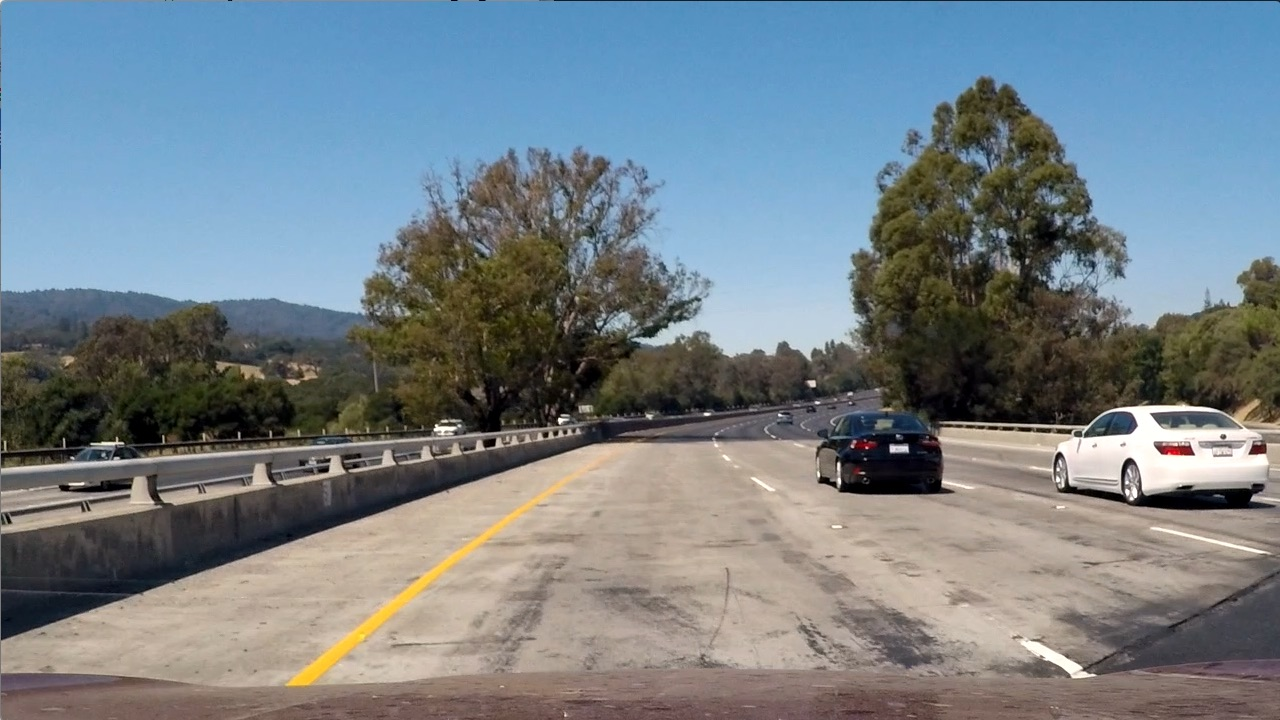
#> input picture lane_findinator/test_images/test1.jpg, 1280 x 720 px
$ jupyter execute --allow-errors Advanced_Lane_Findinator.ipynb   (shell and % lines are left out)   (older library calls are emulated)
#> lines starting #> are read from the running program, lines starting #| are printed output that depends on the picture; long printed decimals are rounded
[cell 1]
import numpy as np
import cv2
import glob
import matplotlib.pyplot as plt
import matplotlib.image as mpimg
import pickle

from tqdm import tqdm

#%matplotlib qt

[cell 2]
# [21 lines left out: function setupinator, not called in this run]

[cell 3]
def cam_calibratinator(folder, file_name, save_name, test_name):

    img = cv2.imread(folder+test_name)
    img_size = (img.shape[1], img.shape[0])

    objpoints, imgpoints = setupinator(folder+file_name)

    ret, mtx, dist, rvecs, tvecs = cv2.cv2.calibrateCamera(objpoints, imgpoints, img_size,None,None)

    dist_pickle = {}
    dist_pickle["mtx"] = mtx
    dist_pickle["dist"] = dist

    try:
        pickle.dump(dist_pickle, open( folder+save_name, "wb" ))
        print("Calibration was successful and saved!")
    except:
        print("Something went wrong")

    dst = cv2.undistort(img, mtx, dist, None, mtx)
    f, (ax1, ax2) = plt.subplots(1, 2, figsize=(20,10))
    ax1.imshow(img)
    ax1.set_title('Original Image', fontsize=30)
    ax2.imshow(dst)
    ax2.set_title('Undistorted Image', fontsize=30)
    plt.imsave('output_images/undistorted1.jpg', dst)

[cell 4]
from time import gmtime, strftime
t = strftime("%H%M", gmtime())
folder = 'camera_cal/'
f_names = 'calibration*.jpg'
s_name = 'calibrated-{}.p'.format(t)
t_name = 'calibration1.jpg'

#> (a cell that did not finish here is left out)

[cell 6]
def color_gradinator(img, s_thresh=(90, 255), sx_thresh=(50, 100)):
    img = np.copy(img)

    hls = cv2.cvtColor(img, cv2.COLOR_RGB2HLS)
    h_channel = hls[:,:,0]
    l_channel = hls[:,:,1]
    s_channel = hls[:,:,2]

    #sobely = cv2.Sobel(gray, cv2.CV_64F, 0, 1)
    sobelx = cv2.Sobel(gray, cv2.CV_64F, 1, 0)
    abs_sobel = np.absolute(sobelx)
    scaled_sobel = np.uint8(255*abs_sobel/np.max(abs_sobel))

    sxbinary = np.zeros_like(scaled_sobel)
    sxbinary[(scaled_sobel >= sx_thresh[0]) & (scaled_sobel <= sx_thresh[1])] = 1

    s_binary = np.zeros_like(s_channel)
    s_binary[(s_channel >= s_thresh[0]) & (s_channel <= s_thresh[1])] = 1

    color_binary = np.dstack(( np.zeros_like(sxbinary), sxbinary, s_binary))* 255

    combined_binary = np.zeros_like(sxbinary)
    combined_binary[(s_binary == 1) | (sxbinary == 1)] = 1

    return color_binary, combined_binary

[cell 7]
image = mpimg.imread('test_images/test1.jpg')
#> image is the input picture: shape (720, 1280, 3); mean R, G, B 117.5, 128.7, 135.5
#> (the rest of this cell did not finish here and is left out)

# Plot the result
f, (ax1, ax2, ax3) = plt.subplots(3, 1, figsize=(40, 15))
f.tight_layout()
print(result.shape, c_result.shape)
ax1.imshow(image)
ax1.set_title('Original Image', fontsize=40)

ax2.imshow(result)
ax2.set_title('Pipeline Result', fontsize=40)

ax3.imshow(c_result, cmap='gray')
ax3.set_title('Combined Color and Gradient', fontsize=40)
plt.imsave('output_images/test1.jpg', c_result, cmap='gray')
#plt.subplots_adjust(left=0., right=1, top=0.9, bottom=0.)

[cell 8]
def change_of_basinator(p_file, image):
    dist_pickle = pickle.load( open( p_file, "rb" ) )
    mtx = dist_pickle["mtx"]
    dist = dist_pickle["dist"]

    img_size = (image.shape[1], image.shape[0])

    undst = cv2.undistort(image, mtx, dist, None, mtx)
    src = np.float32([[890,560], [1050,660], [300,660], [450,560]])
    dst = np.float32([[1050,560], [1050,660], [300,660], [300,560]])

#     src = np.float32([[770,490], [1070,678], [320,678], [555,490]])
#     dst = np.float32([[1070,490], [1070,678], [320,6778], [320,4900]])

    M = cv2.getPerspectiveTransform(src, dst)
    warped = cv2.warpPerspective(undst, M, img_size)

    return warped, M, undst

[cell 9]
pickled_file = 'camera_cal/calibrated-1718.p'
test_img = 'output_images/test1.jpg'

image = mpimg.imread(test_img)
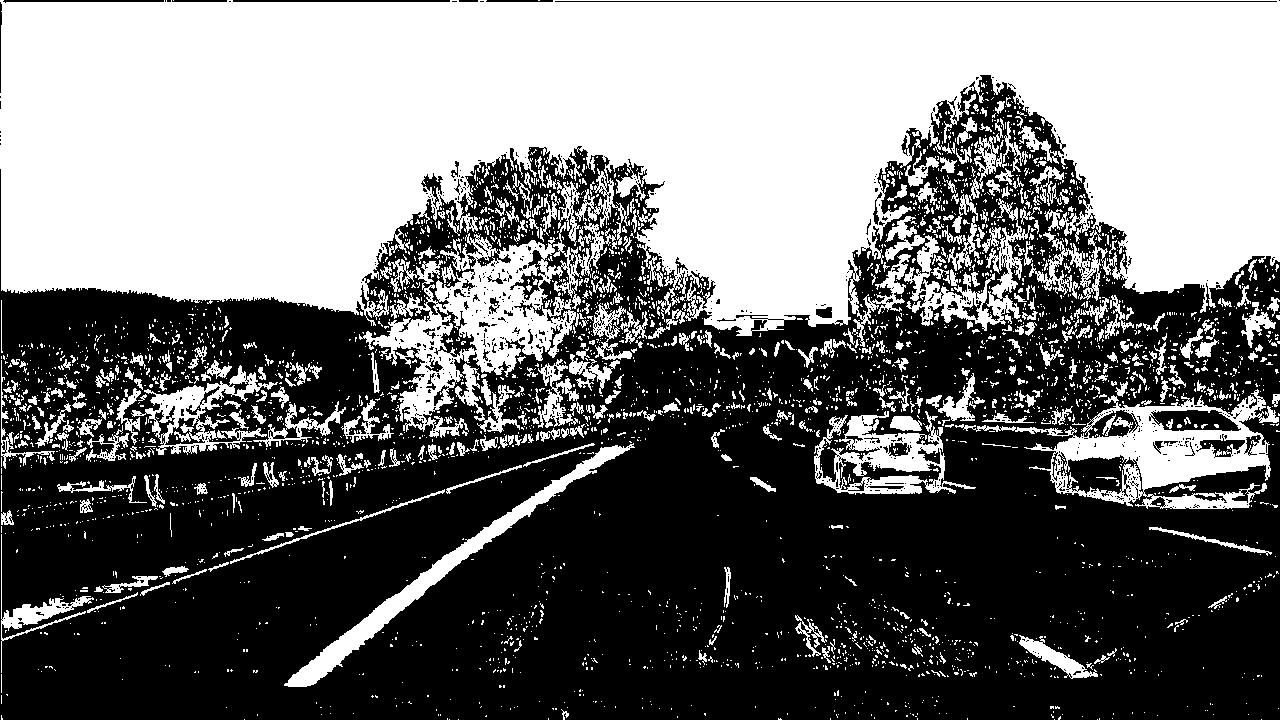
#> input picture lane_findinator/output_images/test1.jpg, 1280 x 720 px
#> image is the input picture: shape (720, 1280, 3); min 0, max 255, mean 115.7
warped, M, undist = change_of_basinator(pickled_file, image)
#> (reads lane_findinator/camera_cal/calibrated-1718.p from the repository)
#> M = [[-0.579, -1.59, 1046.5], [-1.73e-15, -1.92, 884.1], [-2.49e-18, -0.00239, 1]]


f, (ax1, ax2) = plt.subplots(1, 2, figsize=(24, 9))
f.tight_layout()

ax1.imshow(image)
ax1.set_title('Original Image', fontsize=40)

ax2.imshow(warped)
ax2.set_title('Transformed Image', fontsize=40)
plt.imsave('output_images/test1-transformed.jpg', warped)
plt.subplots_adjust(left=0., right=1, top=0.9, bottom=0.)

[cell 10]
class Line():
    def __init__(self):
        # was the line detected in the last iteration?
        self.detected = False
        # x values of the last n fits of the line
        self.recent_xfitted = []
        #sum of all xfits
        self.all_xfit = None
        #average x values of the fitted line over the last n iterations
        self.bestx = None
        #polynomial coefficients averaged over the last n iterations
        self.best_fit = None
        #sum of all poly fits
        self.all_polyfit = None
        #polynomial coefficients for the most recent fit
        self.current_fit = [np.array([False])]
        #radius of curvature of the line in some units
        self.radius_of_curvature = None
        #distance in meters of vehicle center from the line
        self.line_base_pos = None
        #difference in fit coefficients between last and new fits
        self.diffs = np.array([0,0,0], dtype='float')
        #x values for detected line pixels
        self.allx = None
        #y values for detected line pixels
        self.ally = None
        #x fit counter
        self.xfit_counter = 0
        #poly fit counter
        self.polyfit_counter = 0

    def update_xfit(self, fit):
        self.recent_xfitted = fit
        if self.xfit_counter == 0:
            self.all_xfit = fit
        else:
            self.all_xfit += fit
        self.xfit_counter += 1
        self.bestx = self.all_xfit/self.xfit_counter


    def update_polyfit(self, fit):
        self.current_fit = fit
        if self.polyfit_counter == 0:
            self.all_polyfit = fit
        else:
            self.all_polyfit += fit
            self.diff = self.current_fit - fit
        self.polyfit_counter =+ 1
        self.best_fit = self.all_polyfit/self.polyfit_counter

[cell 11]
def find_lane_pixelator(img):
    histogram = np.sum(img[img.shape[0]//2:,:], axis=0)
    out_img = np.dstack((img, img, img))

    midpoint = np.int(histogram.shape[0]//2)
    leftx_base = np.argmax(histogram[:midpoint])
    rightx_base = np.argmax(histogram[midpoint:]) + midpoint

    nwindows = 9
    margin = 100
    minpix = 25

    window_height = np.int(img.shape[0]//nwindows)
    nonzero = img.nonzero()
    nonzerox = np.array(nonzero[1])
    nonzeroy = np.array(nonzero[0])

    left_line.line_base_pos = leftx_base
    right_line.line_base_pos = rightx_base

    left_lane_inds = []
    right_lane_inds = []

    for window in range(nwindows):
        win_y_low = img.shape[0] - (window+1)*window_height
        win_y_high = img.shape[0] - window*window_height
        win_xleft_low = left_line.line_base_pos - margin
        win_xleft_high = left_line.line_base_pos + margin
        win_xright_low = right_line.line_base_pos - margin
        win_xright_high = right_line.line_base_pos + margin

        cv2.rectangle(out_img,(win_xleft_low,win_y_low),
            (win_xleft_high,win_y_high),(0,255,0), 2)
        cv2.rectangle(out_img,(win_xright_low,win_y_low),
            (win_xright_high,win_y_high),(0,255,0), 2)

        good_left_inds = ((nonzeroy >= win_y_low) & (nonzeroy < win_y_high) &
            (nonzerox >= win_xleft_low) &  (nonzerox < win_xleft_high)).nonzero()[0]
        good_right_inds = ((nonzeroy >= win_y_low) & (nonzeroy < win_y_high) &
            (nonzerox >= win_xright_low) &  (nonzerox < win_xright_high)).nonzero()[0]

        left_lane_inds.append(good_left_inds)
        right_lane_inds.append(good_right_inds)

        if len(good_left_inds) > minpix:
            left_line.line_base_pos = np.int(np.mean(nonzerox[good_left_inds]))
        if len(good_right_inds) > minpix:
            right_line.line_base_pos = np.int(np.mean(nonzerox[good_right_inds]))

    try:
        left_lane_inds = np.concatenate(left_lane_inds)
        right_lane_inds = np.concatenate(right_lane_inds)
    except ValueError:
        pass

    left_line.allx = nonzerox[left_lane_inds]
    left_line.ally = nonzeroy[left_lane_inds]
    right_line.allx = nonzerox[right_lane_inds]
    right_line.ally = nonzeroy[right_lane_inds]

    if sum(left_lane_inds.flatten()) == 0:
        #Zero is not realistic because random objects on the road
        #could have a value and not be a lane. Could adjust this
        #value as a threshold.
        left_line.detected = False
    else:
        left_line.detected = True

    if sum(right_lane_inds.flatten()) == 0:
        right_line.detected = False
    else:
        right_line.detected = True

    return out_img

[cell 12]
def curvinator(ploty, ym_per_pix=(3.048/96), xm_per_pix=(3.66/695)):
    #specs for highway lane could be found here:
    #https://mutcd.fhwa.dot.gov/htm/2003r1/part3/part3a.htm

    y_eval = np.max(ploty)

    left_fit = np.polyfit(left_line.ally*ym_per_pix,
                            left_line.allx*xm_per_pix, 2)
    right_fit = np.polyfit(right_line.ally*ym_per_pix,
                           right_line.allx*ym_per_pix, 2)

    if left_fit[0] != 0:
        left_line.radius_of_curvature = ((1 + (2*left_fit[0]*y_eval*ym_per_pix +
            left_fit[1])**2)**1.5) / np.absolute(2*left_fit[0])
    else:
        left_line.radius_of_curvature = 0

    if right_fit[0] != 0:
        right_line.radius_of_curvature = ((1 + (2*right_fit[0]*y_eval*ym_per_pix +
            right_fit[1])**2)**1.5) / np.absolute(2*right_fit[0])
    else:
        right_line.radius_of_curvature = 0

[cell 13]
def poly_fitinator(img, ym_per_pix, xm_per_pix):
    out_img = find_lane_pixelator(img)
    try:
        left_line.update_polyfit(np.polyfit(left_line.ally*ym_per_pix,
                                        left_line.allx*xm_per_pix, 2))
        right_line.update_polyfit(np.polyfit(right_line.ally*ym_per_pix,
                                        right_line.allx*xm_per_pix, 2))
    except TypeError:
        left_line.update_polyfit(left_line.current_fit)
        right_line.update_polyfit(right_line.current_fit)
    ploty = np.linspace(0, img.shape[0]-1, img.shape[0])
    try:
        left_line.update_xfit(left_line.current_fit[0]*ploty**2 + \
                    left_line.current_fit[1]*ploty + left_line.current_fit[2])
        right_line.update_xfit(right_line.current_fit[0]*ploty**2 + \
                     right_line.current_fit[1]*ploty + right_line.current_fit[2])
    except TypeError:
        print('The function failed to fit a line.')
        left_line.update_xfit(1*ploty**2 + 1*ploty)
        right_line.update_xfit(1*ploty**2 + 1*ploty)

    curvinator(ploty)

    out_img[left_line.ally, left_line.allx] = [255, 0, 0]
    out_img[right_line.ally, right_line.allx] = [0, 0, 255]

    plt.plot(left_line.recent_xfitted, ploty, color='yellow')
    plt.plot(right_line.recent_xfitted, ploty, color='yellow')

    return out_img, ploty

[cell 14]
img = mpimg.imread('output_images/test1-transformed.jpg')
#image = mpimg.imread('test_images/test3.jpg')
gray = cv2.cvtColor(img, cv2.COLOR_RGB2GRAY)
#image = cv2.imread('test3-transformed.jpg', cv2.IMREAD_GRAYSCALE)

left_line = Line()
right_line = Line()

out_img, ploty = poly_fitinator(gray, 1, 1)
#> in find_lane_pixelator, `histogram = np.sum(img[img.shape[0]//2:,:], axis=0)`: histogram = 1280 values, max 74706 at index 310, min 0 at index 72, mean 3971.6
#> in find_lane_pixelator, `leftx_base = np.argmax(histogram[:midpoint])`: leftx_base = 310
#> in find_lane_pixelator, `rightx_base = np.argmax(histogram[midpoint:]) + midpoint`: rightx_base = 1056
#> in find_lane_pixelator, `nonzero = img.nonzero()`: nonzero = 200074 positions, rows 0 to 695, columns 0 to 1279
#> in find_lane_pixelator, `left_line.line_base_pos = leftx_base`: left_line.line_base_pos = 310
#> in find_lane_pixelator, `right_line.line_base_pos = rightx_base`: right_line.line_base_pos = 1056
#> the loop in find_lane_pixelator, `for window in range(nwindows):` made 9 passes
#> (win_xleft_low, win_xleft_high, win_xright_low, win_xright_high, left_line.line_base_pos, right_line.line_base_pos) on passes 1 to 4: (210, 410, 956, 1156, 320, 1055), (220, 420, 955, 1155, 308, 1042), (208, 408, 942, 1142, 294, 1035), (194, 394, 935, 1135, 304, 1073)
#> after the loop in find_lane_pixelator, `for window in range(nwindows):`: left_lane_inds = 9 items
#> in update_polyfit, `self.current_fit = fit`: self.current_fit = [0.000136, -0.0668, 299.8]
#> in update_xfit, `self.recent_xfitted = fit`: self.recent_xfitted = 720 values, max 321.8 at index 719, min 291.6 at index 246, mean 299.1
#> in update_xfit, `self.all_xfit = fit`: self.all_xfit has the same summary as self.recent_xfitted
#> in update_xfit, `self.bestx = self.all_xfit/self.xfit_counter`: self.bestx has the same summary as self.recent_xfitted
#> in curvinator, `left_fit = np.polyfit(left_line.ally*ym_per_pix, left_line.allx*xm_per..`: left_fit = [0.000708, -0.0111, 1.58]
#> in curvinator, `right_fit = np.polyfit(right_line.ally*ym_per_pix, right_line.allx*ym_..`: right_fit = [0.00174, 0.0036, 32.53]
#> in curvinator, `left_line.radius_of_curvature = ((1 + (2*left_fit[0]*y_eval*ym_per_pix..`: left_line.radius_of_curvature = 706.3
#> in curvinator, `right_line.radius_of_curvature = ((1 + (2*right_fit[0]*y_eval*ym_per_p..`: right_line.radius_of_curvature = 290.8
#> ploty = 720 values from 0 to 719
plt.imshow(out_img)
plt.imsave('output_images/test1-fitted.jpg', out_img)

[cell 15]
print("Right line radius of curvature is: ", right_line.radius_of_curvature)
#| Right line radius of curvature is:  290.754
print("Left line radius of curvature is: ", left_line.radius_of_curvature)
#| Left line radius of curvature is:  706.280

[cell 16]
def pipe_lininator(image):
    calibrated = 'camera_cal/calibrated-1718.p'
    #image = mpimg.imread(img)
    _, c_result = color_gradinator(image,s_thresh=(150, 255),
                                        sx_thresh=(35, 110))
    warped, M, undist = change_of_basinator(calibrated, c_result)

    # Create an image to draw the lines on
    #warp = cv2.cvtColor(warped, cv2.COLOR_RGB2GRAY)
    img, ploty = poly_fitinator(warped, 1, 1)
    warp_zero = np.zeros_like(warped).astype(np.uint8)
    color_warp = np.dstack((warp_zero, warp_zero, warp_zero))

    # Recast the x and y points into usable format for cv2.fillPoly()
    pts_left = np.array([np.transpose(np.vstack([left_line.recent_xfitted, ploty]))])
    pts_right = np.array([np.flipud(np.transpose(np.vstack([right_line.recent_xfitted, ploty])))])
    pts = np.hstack((pts_left, pts_right))


    # Draw the lane onto the warped blank image
    cv2.fillPoly(color_warp, np.int_([pts]), (0,255, 0))
    cv2.polylines(color_warp, np.int32([pts_left]), False, (255,0,0), thickness=30)
    cv2.polylines(color_warp, np.int32([pts_right]), False, (255,0,0), thickness=30)


    Minv = -np.linalg.inv(M)
    # Warp the blank back to original image space using inverse perspective matrix (Minv)
    newwarp = cv2.warpPerspective(color_warp, Minv, (image.shape[1], image.shape[0]))
    # Combine the result with the original image
    result = cv2.addWeighted(image, 1, newwarp, 1, 0)

    return result

[cell 17]
#calibrated_file = 'camera_cal/calibrated-1718.p'
img_path = 'test_images/test1.jpg'
image = mpimg.imread(img_path)

left_line = Line()
right_line = Line()


result = pipe_lininator(image)
#> in find_lane_pixelator (call 2), `histogram = np.sum(img[img.shape[0]//2:,:], axis=0)`: histogram = 1280 values, max 265 at index 302, min 0 at index 231, mean 13.2
#> in find_lane_pixelator (call 2), `leftx_base = np.argmax(histogram[:midpoint])`: leftx_base = 302
#> in find_lane_pixelator (call 2), `rightx_base = np.argmax(histogram[midpoint:]) + midpoint`: rightx_base = 1053
#> in find_lane_pixelator (call 2), `nonzero = img.nonzero()`: nonzero = 28859 positions, rows 29 to 681, columns 0 to 1279
#> in find_lane_pixelator (call 2), `left_line.line_base_pos = leftx_base`: left_line.line_base_pos = 302
#> in find_lane_pixelator (call 2), `right_line.line_base_pos = rightx_base`: right_line.line_base_pos = 1053
#> the loop in find_lane_pixelator (call 2), `for window in range(nwindows):` made 9 passes
#> (win_xleft_low, win_xleft_high, win_xright_low, win_xright_high, left_line.line_base_pos, right_line.line_base_pos) on passes 1, 2, 3, 5: (202, 402, 953, 1153, 321, 1041), (221, 421, 941, 1141, 317, 1038), (217, 417, 938, 1138, 299, 1049), (191, 391, 949, 1149, 289, 1029)
#> after the loop in find_lane_pixelator (call 2), `for window in range(nwindows):`:
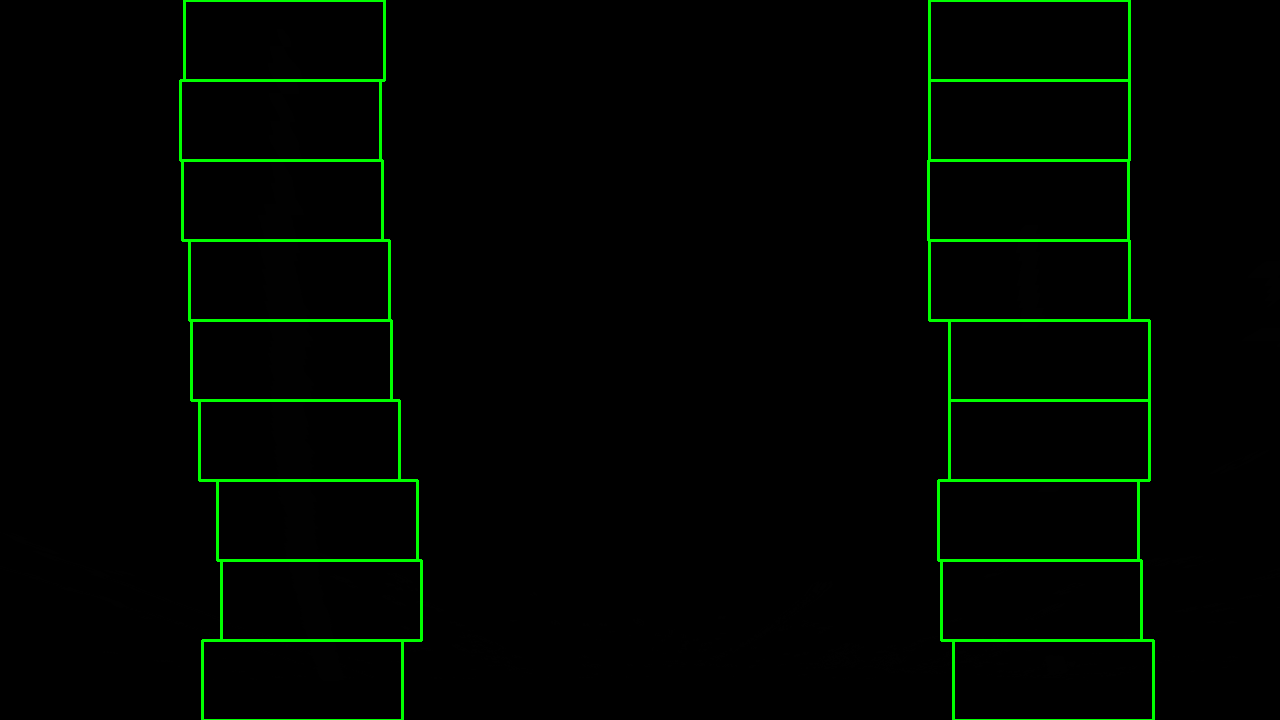
#> out_img: shape (720, 1280, 3); mean of channels 0, 1, 2 0, 5.4, 0; drawn as B, G, R
#> in find_lane_pixelator (call 2), `left_lane_inds = np.concatenate(left_lane_inds)`: left_lane_inds = 19495 values, max 28855 at index 1238, min 0 at index 18564, mean 12439.8
#> in find_lane_pixelator (call 2), `right_lane_inds = np.concatenate(right_lane_inds)`: right_lane_inds = 3588 values, max 28858 at index 1097, min 4096 at index 3330, mean 15446.5
#> in find_lane_pixelator (call 2), `left_line.allx = nonzerox[left_lane_inds]`: left_line.allx = 19495 values, max 420 at index 2645, min 202 at index 438, mean 293.9
#> in find_lane_pixelator (call 2), `left_line.ally = nonzeroy[left_lane_inds]`: left_line.ally = 19495 values, max 680 at index 1223, min 29 at index 18564, mean 380.8
#> in find_lane_pixelator (call 2), `right_line.allx = nonzerox[right_lane_inds]`: right_line.allx = 3588 values, max 1143 at index 682, min 941 at index 1462, mean 1034.4
#> in find_lane_pixelator (call 2), `right_line.ally = nonzeroy[right_lane_inds]`: right_line.ally = 3588 values, max 681 at index 1096, min 225 at index 3330, mean 441.5
#> in pipe_lininator, `img, ploty = poly_fitinator(warped, 1, 1)`: ploty = 720 values from 0 to 719
#> in pipe_lininator, `pts_left = np.array([np.transpose(np.vstack([left_line.recent_xfitted,..`: pts_left = 720 pairs, first value 281.1 to 335, second value 0 to 719
#> in pipe_lininator, `pts_right = np.array([np.flipud(np.transpose(np.vstack([right_line.rec..`: pts_right = 720 pairs, first value 1023.3 to 1044.4, second value 0 to 719
#> in pipe_lininator, `pts = np.hstack((pts_left, pts_right))`: pts = 1440 pairs, first value 281.1 to 1044.4, second value 0 to 719
#> in pipe_lininator, `Minv = -np.linalg.inv(M)`: Minv = [[1.73, -8.07, 5326.6], [-4.12e-15, -5.09, 4499.7], [-5.55e-18, -0.0122, 9.76]]

f, (ax1, ax2) = plt.subplots(1, 2, figsize=(24, 9))
f.tight_layout()

ax1.imshow(image)
ax1.set_title('Original Image', fontsize=40)

ax2.imshow(result)
ax2.set_title('Final Image', fontsize=40)
plt.imsave('output_images/test1-final.jpg', result)
plt.subplots_adjust(left=0., right=1, top=0.9, bottom=0.)

# cv2.imshow("img",result)
# cv2.waitKey(0)
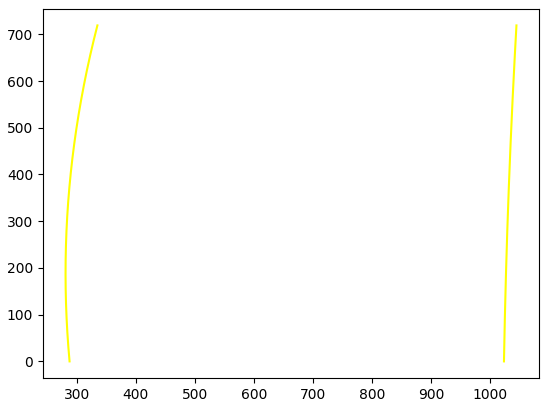
#> figure drawn by matplotlib, 1 panel; curve peaks at x = 1044.4, y = 719
